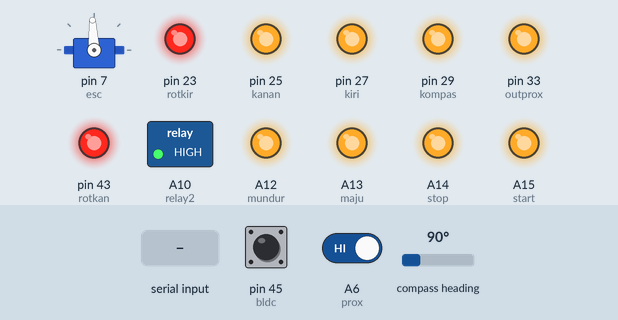
A sketch run on a simulated Arduino Mega 2560, built with avr-gcc and run on an emulated ATmega2560. Shown: servo, switched loads named in the sketch (green lamp = pin HIGH), output pins drawn as LEDs (lit = HIGH). Wiring (inferred from the names in the program): CMPS compass at I2C address 0x60. Inputs (shaded band) come from the test bench; at power-on: pin 45 (bldc) HIGH, compass heading 90°, A6 (prox) HIGH. What the sketch prints to the serial monitor is not drawn.

Above: at 1.2 s.
1.3 s: pin 45 (bldc) pulled LOW for 0.15 s
At 3.8 s:
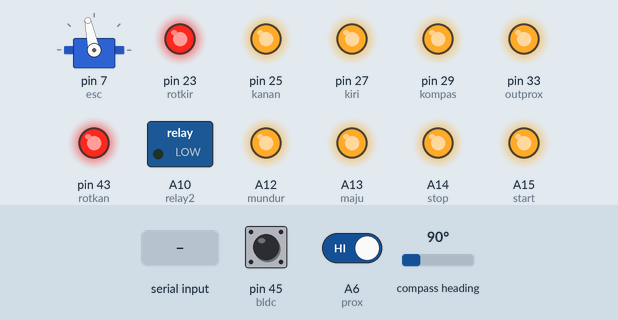
4.4 s: compass heading set to 269°
6.2 s: compass heading set to 275°
At 7.3 s:
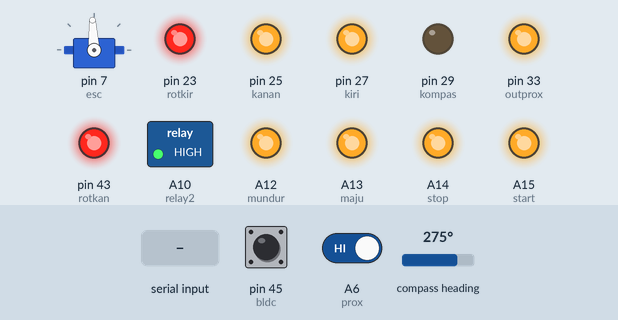
7.7 s: A6 (prox) driven LOW
At 8.3 s:
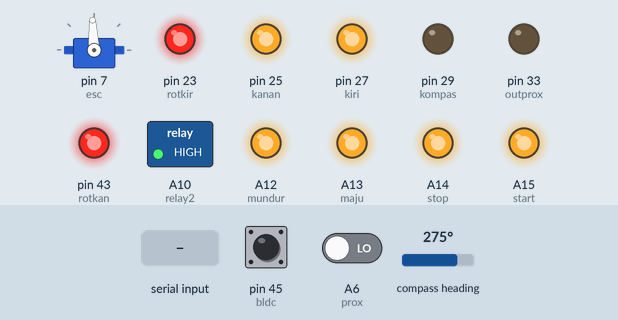
9.2 s: "x+\n" received over Serial
At 9.7 s:
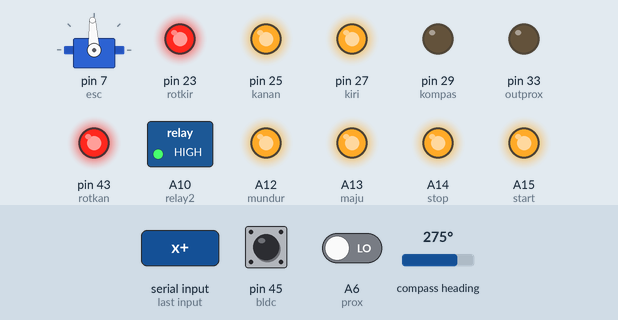
10.8 s: "x-\n" received over Serial
At 12.2 s:
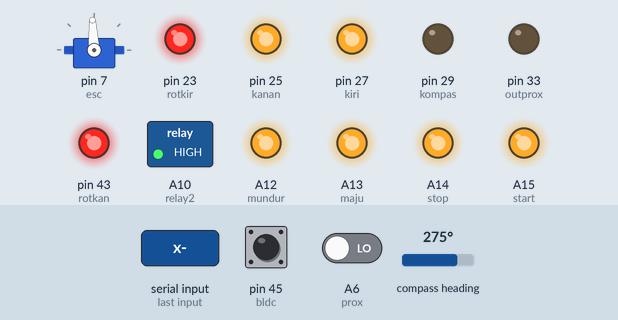
Timing chart, 0 to 13.4 s (numbered marks = the images above; inputs shaded):
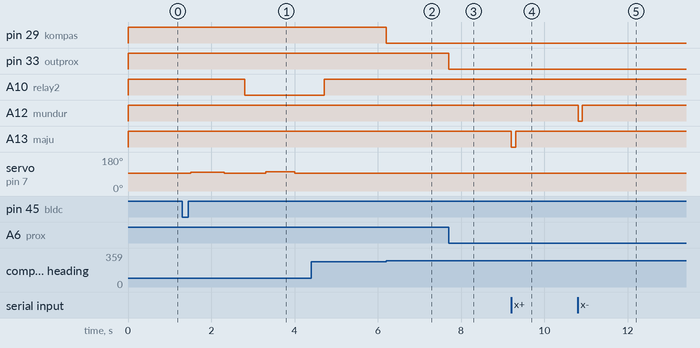

Measured:
- the behaviour switches between 272 and 273° on compass heading (found by bisection; images 1 and 2)
- after the input at 1.3 s, A10 (relay2): HIGH → LOW after 1.5 s; servo on pin 7 (esc): 93° → 99° after 0.21 s, → 93° 0.80 s later, → 102° 1.0 s later, → 93° 0.70 s later
- after the input at 6.2 s, pin 29 (kompas): HIGH → LOW at once
- after the input at 7.7 s, pin 33 (outprox): HIGH → LOW at once
- after the input at 9.2 s, A13 (maju): HIGH → LOW at once, → HIGH 0.10 s later
- after the input at 10.8 s, A12 (mundur): HIGH → LOW at once, → HIGH 0.10 s later

The sketch:

_2_MEI_GC_FINAL.ino
```cpp
 #include <Wire.h>
#include <Servo.h>

#define ADDRESS 0x60

unsigned char high_byte, low_byte, angle8;
unsigned int sudut;

Servo esc;
int relay2=A10;

char buff;
String data = "";
int kejarBolaStatus=0;

int start=A15, stop=A14, maju=A13, mundur=A12, rotkan=43, rotkir=23, kanan=25, kiri=27, kompas=29, bldc=45, outprox=33;
int valbldc;

int prox=A6;
int nilai;

int x=1;
int a=1;

void setup() {
  Serial.begin(9600);
  Wire.begin();

  pinMode(prox,INPUT);
  pinMode(relay2,OUTPUT);
  esc.writeMicroseconds(1500);
  esc.attach(7);

  pinMode(start,OUTPUT);
  digitalWrite(start,HIGH);
  pinMode(stop,OUTPUT);
  digitalWrite(stop,HIGH);
  pinMode(maju,OUTPUT);
  digitalWrite(maju,HIGH);
  pinMode(mundur,OUTPUT);
  digitalWrite(mundur,HIGH);
  pinMode(rotkan,OUTPUT);
  digitalWrite(rotkan,HIGH);
  pinMode(rotkir,OUTPUT);
  digitalWrite(rotkir,HIGH);
  pinMode(kanan,OUTPUT);
  digitalWrite(kanan,HIGH);
  pinMode(kiri,OUTPUT);
  digitalWrite(kiri,HIGH);
  pinMode(kompas,OUTPUT);
  digitalWrite(kompas,HIGH);
  pinMode(bldc,INPUT_PULLUP);
  pinMode(outprox,OUTPUT);
  digitalWrite(kompas,HIGH);
}

void cmps(){
  // put your main code here, to run repeatedly:
  // begin communication with CMPS11
  Wire.beginTransmission(ADDRESS);
  Wire.write(2); // Start read
  Wire.endTransmission();

  // Request 4 bytes from CMPS11
  Wire.requestFrom(ADDRESS, 4);

  // Wait for the bytes to arrive
  if (Wire.available()>=4){

  // Read the values
  high_byte = Wire.read();
  low_byte = Wire.read();


  // Calculate full bearing
  sudut = (( high_byte<<8) + low_byte) / 10;
  }
  // Calculate bearing decimalrt delay before next loop
}

void baca(){
  valbldc=digitalRead(bldc);
  nilai=digitalRead(prox);
}

void respone(String message)
{

      if(message == "x+"){
      digitalWrite(start,HIGH);
      digitalWrite(stop,HIGH);
      digitalWrite(maju,LOW);
      delay(100);
      digitalWrite(maju,HIGH);
      Serial.println(0);
    }
    else if(message == "x-"){
      digitalWrite(start,HIGH);
      digitalWrite(stop,HIGH);
      digitalWrite(mundur,LOW);
      delay(100);
      digitalWrite(mundur,HIGH);
      Serial.println(0);
     }
    else if(message == "z+"){
      digitalWrite(start,HIGH);
      digitalWrite(stop,HIGH);
      digitalWrite(rotkan,LOW);
      delay(100);
      digitalWrite(rotkan,HIGH);
      Serial.println(0);
     }
    else if(message == "z-"){
      digitalWrite(start,HIGH);
      digitalWrite(stop,HIGH);
      digitalWrite(rotkir,LOW);
      delay(100);
      digitalWrite(rotkir,HIGH);
      Serial.println(0);
     }
    else if(message == "y-"){
      digitalWrite(start,HIGH);
      digitalWrite(stop,HIGH);
      digitalWrite(kiri,LOW);
      delay(100);
      digitalWrite(kiri,HIGH);
      Serial.println(0);
     }
    else if(message == "y+"){
      digitalWrite(start,HIGH);
      digitalWrite(stop,HIGH);
      digitalWrite(kanan,LOW);
      delay(100);
      digitalWrite(kanan,HIGH);
      Serial.println(0);
     }
     else if(message == "S"){  //Stop
      digitalWrite(start,HIGH);
      digitalWrite(stop,LOW);
      Serial.println(0);
     }
     else if(message == "s"){
      digitalWrite(stop,HIGH);
      digitalWrite(start,LOW);
      Serial.println(0); //Start
     }
    Serial.println(0);

}

void receive()
{
  if (Serial.available() > 0)
  {
    buff = Serial.read();
    if (buff == '\n')
    {
//      Serial.println(data);
      respone(data);
      data = "";
    }
    else
      data += buff;
  }
}

void loop() {
  esc.writeMicroseconds(1500);
  receive();
  cmps();
  if (sudut>=273 && sudut<=279){
        digitalWrite(kompas,LOW);
        a=0;
     }
  else {
      digitalWrite(kompas,HIGH);
    a=1;
  }


  nilai=digitalRead(prox);

//  Serial.print(a);
//  Serial.print(",");
//  Serial.println(sudut);
  if (nilai==LOW){
        digitalWrite(outprox,LOW);

     }

  else if (nilai==HIGH){

        digitalWrite(outprox,HIGH);
     }

  valbldc=digitalRead(bldc);

  if (valbldc==LOW){
      x=2;
      Serial.println("s");
      Serial.println("s");
      digitalWrite(relay2,HIGH);
      delay(200);
      digitalWrite(relay2,HIGH);
      esc.writeMicroseconds(1500);
      esc.writeMicroseconds(1565);
      delay(800);//800
      esc.writeMicroseconds(1500);
      delay(500);//500//1000
      digitalWrite(relay2,LOW);
      delay(500);//500//1800
      esc.writeMicroseconds(1600);
      delay(700);
      esc.writeMicroseconds(1500);
      delay(700);

//      valbldc=HIGH;
//      digitalWrite(bldc,HIGH);
      Serial.println("s");
      Serial.println("s");
  }

  else if (valbldc==HIGH){
    x=3;
    digitalWrite(relay2,HIGH);
    esc.writeMicroseconds(1500);
  }

//     Serial.print(sudut);
//     Serial.print(",");
     Serial.println(0);
}
```
